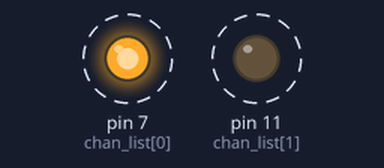
A program run on a simulated Raspberry Pi (header pin numbers). Shown: output pins drawn as LEDs (lit = HIGH). Dashed ring = blinking. At 10.0 s the program stops and its outputs stay as they are.

Above: at 0.2 s.
Timing chart, 0 to 3.0 s (numbered marks = the images above):
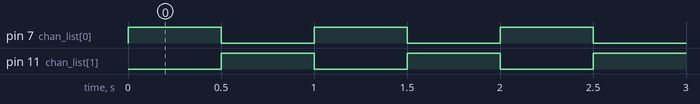

The program:

LED_two_red.py
```python
import RPi.GPIO as GPIO
import time


GPIO.setmode(GPIO.BOARD)
chan_list = [7, 11]
GPIO.setup(chan_list, GPIO.OUT)

for x in range(0, 10):
    GPIO.output(chan_list, (GPIO.HIGH, GPIO.LOW))
    time.sleep(.5)
    GPIO.output(chan_list, (GPIO.LOW, GPIO.HIGH))
    time.sleep(.5)

GPIO.cleanup()
```

Measured:
- by itself, pin 7 (chan_list[0]), pin 11 (chan_list[1]): alternates HIGH for 0.50 s and LOW for 0.50 s, 20 changes in all, then stays LOW
